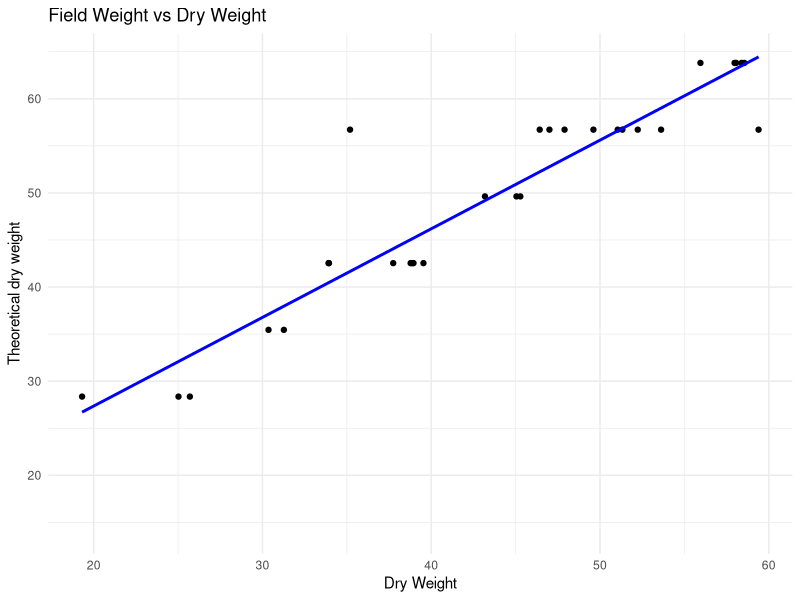

Reproduce this figure in R.
library(readxl)
library(dplyr)
library(tidyr)
library(ggplot2)
library(stringr)

bag_data <- read_excel("raw_data/bag_data_wagga.xlsx")%>%
  unite("Plot", Site_name, Burnt_Unburnt, Quadrat, sep = "", remove = FALSE)
dried_resins <- read_excel("raw_data/bag_data_wagga.xlsx", 
                             sheet = "Dry_bead_w")%>%
  rename(dry_w=Bead_weight)

#average weight of undamaged bag
initial_bag_w<-15.1257
dry_bag_w<- 7.09

bag_moisture<-bag_data%>%
  group_by(Plot)%>%
  summarise(field_w=sum(Bag_weight, na.rm = TRUE), #one bag was found out of ground is na, thus the na.rm
            Reps= n())%>% 
  left_join(dried_resins)%>%
  mutate(percent_water=((field_w-dry_w)/field_w)*100,
         intial_weight= initial_bag_w*Reps,
         theoretical_dry_w= dry_bag_w*Reps,
         bead_change= ((dry_w-theoretical_dry_w)/dry_w)*100)

#just making sure they are related
ggplot(bag_moisture, aes(x = dry_w, y = theoretical_dry_w)) +
  geom_point() +  # Add points
  geom_smooth(method = "lm", se = FALSE, color = "blue") +  # Add trendline
  labs(title = "Field Weight vs Dry Weight", 
       x = "Dry Weight", 
       y = "Theoretical dry weight") +
  theme_minimal()


# ID damaged bag
damaged_bags<-bag_data%>%
  #remove missing or damaged bags
  filter(str_detect(Damage, 'mod|extreme'),
         Bag_weight > 10)#remove samples with only one bag,locations over 10g because it seems like the weight where the bags arent damaged

undamaged_bags<-anti_join(bag_data,damaged_bags)%>%
  group_by(Plot)%>%
  summarise(field_w=sum(Bag_weight, na.rm = TRUE), #one bag was found out of ground is na, thus the na.rm
            Reps= n())

#mutate(resin_mass_est = (initial_bag_w * Res_total_Location) / mean_undam_resin_w,

